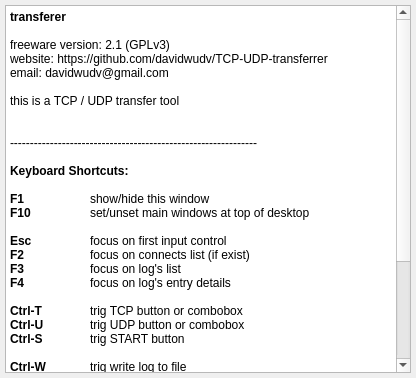
<?xml version="1.0" encoding="UTF-8"?>
<ui version="4.0">
 <class>HelpForm</class>
 <widget class="QDialog" name="HelpForm">
  <property name="geometry">
   <rect>
    <x>0</x>
    <y>0</y>
    <width>416</width>
    <height>378</height>
   </rect>
  </property>
  <property name="minimumSize">
   <size>
    <width>0</width>
    <height>0</height>
   </size>
  </property>
  <property name="windowTitle">
   <string>Help</string>
  </property>
  <property name="locale">
   <locale language="C" country="AnyCountry"/>
  </property>
  <layout class="QVBoxLayout" name="vlayout1">
   <property name="spacing">
    <number>5</number>
   </property>
   <property name="leftMargin">
    <number>5</number>
   </property>
   <property name="topMargin">
    <number>5</number>
   </property>
   <property name="rightMargin">
    <number>5</number>
   </property>
   <property name="bottomMargin">
    <number>5</number>
   </property>
   <item>
    <widget class="QTextEdit" name="info">
     <property name="contextMenuPolicy">
      <enum>Qt::NoContextMenu</enum>
     </property>
     <property name="acceptDrops">
      <bool>false</bool>
     </property>
     <property name="horizontalScrollBarPolicy">
      <enum>Qt::ScrollBarAlwaysOff</enum>
     </property>
     <property name="tabChangesFocus">
      <bool>true</bool>
     </property>
     <property name="undoRedoEnabled">
      <bool>false</bool>
     </property>
     <property name="html">
      <string>&lt;!DOCTYPE HTML PUBLIC &quot;-//W3C//DTD HTML 4.0//EN&quot; &quot;http://www.w3.org/TR/REC-html40/strict.dtd&quot;&gt;
&lt;html&gt;&lt;head&gt;&lt;meta name=&quot;qrichtext&quot; content=&quot;1&quot; /&gt;&lt;style type=&quot;text/css&quot;&gt;
p, li { white-space: pre-wrap; }
&lt;/style&gt;&lt;/head&gt;&lt;body style=&quot; font-family:'SimSun'; font-size:9pt; font-weight:400; font-style:normal;&quot;&gt;
&lt;p style=&quot; margin-top:0px; margin-bottom:0px; margin-left:0px; margin-right:0px; -qt-block-indent:0; text-indent:0px;&quot;&gt;&lt;span style=&quot; font-weight:600;&quot;&gt;transferer&lt;/span&gt;&lt;/p&gt;
&lt;p style=&quot;-qt-paragraph-type:empty; margin-top:0px; margin-bottom:0px; margin-left:0px; margin-right:0px; -qt-block-indent:0; text-indent:0px;&quot;&gt;&lt;br /&gt;&lt;/p&gt;
&lt;p style=&quot; margin-top:0px; margin-bottom:0px; margin-left:0px; margin-right:0px; -qt-block-indent:0; text-indent:0px;&quot;&gt;freeware version: 2.1 (GPLv3)&lt;/p&gt;
&lt;p style=&quot; margin-top:0px; margin-bottom:0px; margin-left:0px; margin-right:0px; -qt-block-indent:0; text-indent:0px;&quot;&gt;website: https://github.com/davidwudv/TCP-UDP-transferrer&lt;/p&gt;
&lt;p style=&quot; margin-top:0px; margin-bottom:0px; margin-left:0px; margin-right:0px; -qt-block-indent:0; text-indent:0px;&quot;&gt;email: davidwudv@gmail.com&lt;/p&gt;
&lt;p style=&quot;-qt-paragraph-type:empty; margin-top:0px; margin-bottom:0px; margin-left:0px; margin-right:0px; -qt-block-indent:0; text-indent:0px;&quot;&gt;&lt;br /&gt;&lt;/p&gt;
&lt;p style=&quot; margin-top:0px; margin-bottom:0px; margin-left:0px; margin-right:0px; -qt-block-indent:0; text-indent:0px;&quot;&gt;this is a TCP / UDP transfer tool&lt;/p&gt;
&lt;p style=&quot;-qt-paragraph-type:empty; margin-top:0px; margin-bottom:0px; margin-left:0px; margin-right:0px; -qt-block-indent:0; text-indent:0px;&quot;&gt;&lt;br /&gt;&lt;/p&gt;
&lt;p style=&quot;-qt-paragraph-type:empty; margin-top:0px; margin-bottom:0px; margin-left:0px; margin-right:0px; -qt-block-indent:0; text-indent:0px;&quot;&gt;&lt;br /&gt;&lt;/p&gt;
&lt;p style=&quot; margin-top:0px; margin-bottom:0px; margin-left:0px; margin-right:0px; -qt-block-indent:0; text-indent:0px;&quot;&gt;--------------------------------------------------------------&lt;/p&gt;
&lt;p style=&quot;-qt-paragraph-type:empty; margin-top:0px; margin-bottom:0px; margin-left:0px; margin-right:0px; -qt-block-indent:0; text-indent:0px;&quot;&gt;&lt;br /&gt;&lt;/p&gt;
&lt;p style=&quot; margin-top:0px; margin-bottom:0px; margin-left:0px; margin-right:0px; -qt-block-indent:0; text-indent:0px;&quot;&gt;&lt;span style=&quot; font-weight:600;&quot;&gt;Keyboard Shortcuts:&lt;/span&gt;&lt;/p&gt;
&lt;p style=&quot;-qt-paragraph-type:empty; margin-top:0px; margin-bottom:0px; margin-left:0px; margin-right:0px; -qt-block-indent:0; text-indent:0px; font-weight:600;&quot;&gt;&lt;br /&gt;&lt;/p&gt;
&lt;p style=&quot; margin-top:0px; margin-bottom:0px; margin-left:0px; margin-right:0px; -qt-block-indent:0; text-indent:0px;&quot;&gt;&lt;span style=&quot; font-weight:600;&quot;&gt;F1&lt;/span&gt;	show/hide this window&lt;/p&gt;
&lt;p style=&quot; margin-top:0px; margin-bottom:0px; margin-left:0px; margin-right:0px; -qt-block-indent:0; text-indent:0px;&quot;&gt;&lt;span style=&quot; font-weight:600;&quot;&gt;F10&lt;/span&gt;	set/unset main windows at top of desktop&lt;/p&gt;
&lt;p style=&quot;-qt-paragraph-type:empty; margin-top:0px; margin-bottom:0px; margin-left:0px; margin-right:0px; -qt-block-indent:0; text-indent:0px;&quot;&gt;&lt;br /&gt;&lt;/p&gt;
&lt;p style=&quot; margin-top:0px; margin-bottom:0px; margin-left:0px; margin-right:0px; -qt-block-indent:0; text-indent:0px;&quot;&gt;&lt;span style=&quot; font-weight:600;&quot;&gt;Esc&lt;/span&gt;	focus on first input control&lt;/p&gt;
&lt;p style=&quot; margin-top:0px; margin-bottom:0px; margin-left:0px; margin-right:0px; -qt-block-indent:0; text-indent:0px;&quot;&gt;&lt;span style=&quot; font-weight:600;&quot;&gt;F2&lt;/span&gt;	focus on connects list (if exist)&lt;/p&gt;
&lt;p style=&quot; margin-top:0px; margin-bottom:0px; margin-left:0px; margin-right:0px; -qt-block-indent:0; text-indent:0px;&quot;&gt;&lt;span style=&quot; font-weight:600;&quot;&gt;F3&lt;/span&gt;	focus on log's list&lt;/p&gt;
&lt;p style=&quot; margin-top:0px; margin-bottom:0px; margin-left:0px; margin-right:0px; -qt-block-indent:0; text-indent:0px;&quot;&gt;&lt;span style=&quot; font-weight:600;&quot;&gt;F4&lt;/span&gt;	focus on log's entry details&lt;/p&gt;
&lt;p style=&quot;-qt-paragraph-type:empty; margin-top:0px; margin-bottom:0px; margin-left:0px; margin-right:0px; -qt-block-indent:0; text-indent:0px;&quot;&gt;&lt;br /&gt;&lt;/p&gt;
&lt;p style=&quot; margin-top:0px; margin-bottom:0px; margin-left:0px; margin-right:0px; -qt-block-indent:0; text-indent:0px;&quot;&gt;&lt;span style=&quot; font-weight:600;&quot;&gt;Ctrl-T&lt;/span&gt;	trig TCP button or combobox&lt;/p&gt;
&lt;p style=&quot; margin-top:0px; margin-bottom:0px; margin-left:0px; margin-right:0px; -qt-block-indent:0; text-indent:0px;&quot;&gt;&lt;span style=&quot; font-weight:600;&quot;&gt;Ctrl-U&lt;/span&gt;	trig UDP button or combobox&lt;/p&gt;
&lt;p style=&quot; margin-top:0px; margin-bottom:0px; margin-left:0px; margin-right:0px; -qt-block-indent:0; text-indent:0px;&quot;&gt;&lt;span style=&quot; font-weight:600;&quot;&gt;Ctrl-S&lt;/span&gt;	trig START button&lt;/p&gt;
&lt;p style=&quot;-qt-paragraph-type:empty; margin-top:0px; margin-bottom:0px; margin-left:0px; margin-right:0px; -qt-block-indent:0; text-indent:0px;&quot;&gt;&lt;br /&gt;&lt;/p&gt;
&lt;p style=&quot; margin-top:0px; margin-bottom:0px; margin-left:0px; margin-right:0px; -qt-block-indent:0; text-indent:0px;&quot;&gt;&lt;span style=&quot; font-weight:600;&quot;&gt;Ctrl-W&lt;/span&gt;	trig write log to file&lt;/p&gt;
&lt;p style=&quot; margin-top:0px; margin-bottom:0px; margin-left:0px; margin-right:0px; -qt-block-indent:0; text-indent:0px;&quot;&gt;&lt;span style=&quot; font-weight:600;&quot;&gt;Ctrl-D&lt;/span&gt;	clear log window&lt;/p&gt;
&lt;p style=&quot;-qt-paragraph-type:empty; margin-top:0px; margin-bottom:0px; margin-left:0px; margin-right:0px; -qt-block-indent:0; text-indent:0px;&quot;&gt;&lt;br /&gt;&lt;/p&gt;
&lt;p style=&quot; margin-top:0px; margin-bottom:0px; margin-left:0px; margin-right:0px; -qt-block-indent:0; text-indent:0px;&quot;&gt;&lt;span style=&quot; font-weight:600;&quot;&gt;Alt-A&lt;/span&gt;	select all connects (if exist)&lt;/p&gt;
&lt;p style=&quot; margin-top:0px; margin-bottom:0px; margin-left:0px; margin-right:0px; -qt-block-indent:0; text-indent:0px;&quot;&gt;&lt;span style=&quot; font-weight:600;&quot;&gt;Ctrl-K&lt;/span&gt;	kill all selected connects (if exist)&lt;/p&gt;
&lt;p style=&quot;-qt-paragraph-type:empty; margin-top:0px; margin-bottom:0px; margin-left:0px; margin-right:0px; -qt-block-indent:0; text-indent:0px;&quot;&gt;&lt;br /&gt;&lt;/p&gt;
&lt;p style=&quot; margin-top:0px; margin-bottom:0px; margin-left:0px; margin-right:0px; -qt-block-indent:0; text-indent:0px;&quot;&gt;&lt;span style=&quot; font-weight:600;&quot;&gt;Ctrl-A&lt;/span&gt;	select all in current input control&lt;/p&gt;
&lt;p style=&quot; margin-top:0px; margin-bottom:0px; margin-left:0px; margin-right:0px; -qt-block-indent:0; text-indent:0px;&quot;&gt;&lt;span style=&quot; font-weight:600;&quot;&gt;Ctrl-C&lt;/span&gt;	copy selected content in current input control&lt;/p&gt;
&lt;p style=&quot; margin-top:0px; margin-bottom:0px; margin-left:0px; margin-right:0px; -qt-block-indent:0; text-indent:0px;&quot;&gt;&lt;span style=&quot; font-weight:600;&quot;&gt;Ctrl-V&lt;/span&gt;	paste into current input control&lt;/p&gt;
&lt;p style=&quot; margin-top:0px; margin-bottom:0px; margin-left:0px; margin-right:0px; -qt-block-indent:0; text-indent:0px;&quot;&gt;&lt;span style=&quot; font-weight:600;&quot;&gt;Ctrl-X&lt;/span&gt;	cut&amp;amp;copy selected content in current input control&lt;/p&gt;
&lt;p style=&quot;-qt-paragraph-type:empty; margin-top:0px; margin-bottom:0px; margin-left:0px; margin-right:0px; -qt-block-indent:0; text-indent:0px;&quot;&gt;&lt;br /&gt;&lt;/p&gt;&lt;/body&gt;&lt;/html&gt;</string>
     </property>
     <property name="textInteractionFlags">
      <set>Qt::LinksAccessibleByKeyboard|Qt::LinksAccessibleByMouse|Qt::TextBrowserInteraction|Qt::TextSelectableByKeyboard|Qt::TextSelectableByMouse</set>
     </property>
    </widget>
   </item>
  </layout>
 </widget>
 <resources/>
 <connections/>
</ui>
